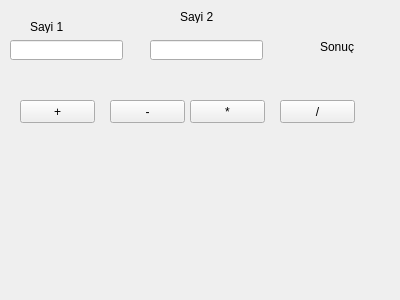
<?xml version="1.0" encoding="UTF-8"?>
<ui version="4.0">
 <class>Form</class>
 <widget class="QWidget" name="Form">
  <property name="geometry">
   <rect>
    <x>0</x>
    <y>0</y>
    <width>400</width>
    <height>300</height>
   </rect>
  </property>
  <property name="windowTitle">
   <string>Form</string>
  </property>
  <widget class="QLineEdit" name="alan1">
   <property name="geometry">
    <rect>
     <x>10</x>
     <y>40</y>
     <width>113</width>
     <height>20</height>
    </rect>
   </property>
  </widget>
  <widget class="QLineEdit" name="alan2">
   <property name="geometry">
    <rect>
     <x>150</x>
     <y>40</y>
     <width>113</width>
     <height>20</height>
    </rect>
   </property>
  </widget>
  <widget class="QLabel" name="lbl_sonuc">
   <property name="geometry">
    <rect>
     <x>320</x>
     <y>40</y>
     <width>47</width>
     <height>13</height>
    </rect>
   </property>
   <property name="text">
    <string>Sonuç</string>
   </property>
  </widget>
  <widget class="QLabel" name="label_2">
   <property name="geometry">
    <rect>
     <x>30</x>
     <y>20</y>
     <width>47</width>
     <height>13</height>
    </rect>
   </property>
   <property name="text">
    <string>Sayi 1</string>
   </property>
  </widget>
  <widget class="QLabel" name="label_3">
   <property name="geometry">
    <rect>
     <x>180</x>
     <y>10</y>
     <width>47</width>
     <height>13</height>
    </rect>
   </property>
   <property name="text">
    <string>Sayi 2</string>
   </property>
  </widget>
  <widget class="QPushButton" name="btn_topla">
   <property name="geometry">
    <rect>
     <x>20</x>
     <y>100</y>
     <width>75</width>
     <height>23</height>
    </rect>
   </property>
   <property name="text">
    <string>+</string>
   </property>
  </widget>
  <widget class="QPushButton" name="btn_cikar">
   <property name="geometry">
    <rect>
     <x>110</x>
     <y>100</y>
     <width>75</width>
     <height>23</height>
    </rect>
   </property>
   <property name="text">
    <string>-</string>
   </property>
  </widget>
  <widget class="QPushButton" name="btn_carp">
   <property name="geometry">
    <rect>
     <x>190</x>
     <y>100</y>
     <width>75</width>
     <height>23</height>
    </rect>
   </property>
   <property name="text">
    <string>*</string>
   </property>
  </widget>
  <widget class="QPushButton" name="btn_bol">
   <property name="geometry">
    <rect>
     <x>280</x>
     <y>100</y>
     <width>75</width>
     <height>23</height>
    </rect>
   </property>
   <property name="text">
    <string>/</string>
   </property>
  </widget>
 </widget>
 <resources/>
 <connections/>
</ui>
